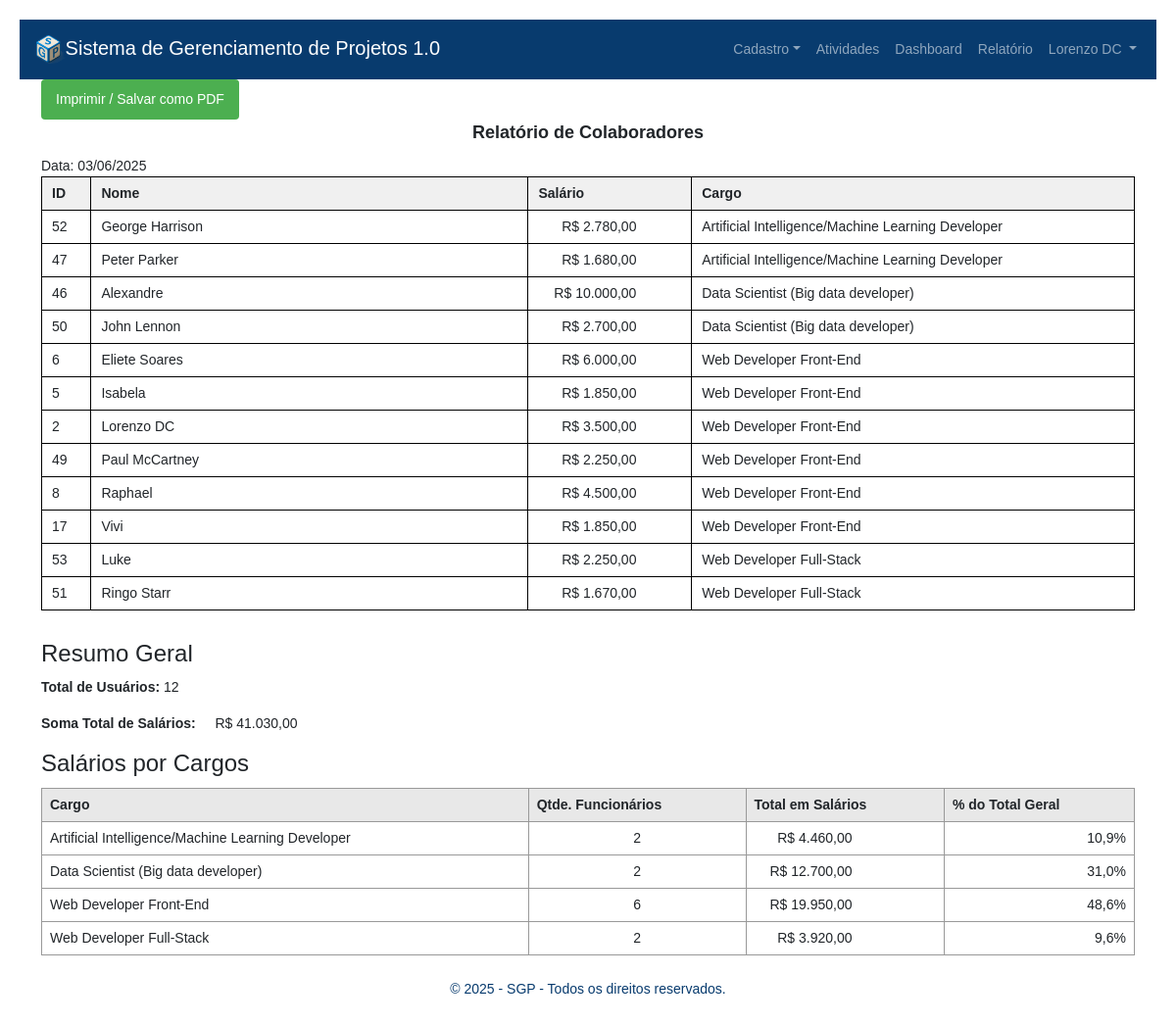
The app's page /relatorio.php (signed in) with its own data.
### tables this page shows
CREATE TABLE `usuarios` (
  `id` int NOT NULL AUTO_INCREMENT,
  `nome` varchar(150) DEFAULT NULL,
  `email` varchar(150) DEFAULT NULL,
  `senha` varchar(255) DEFAULT NULL,
  `cargo_id` int DEFAULT NULL,
  `reset_token` varchar(64) DEFAULT NULL,
  `reset_token_expiry` datetime DEFAULT NULL,
  `salario` decimal(10,2) DEFAULT NULL,
  PRIMARY KEY (`id`)
);

CREATE TABLE `cargo` (
  `id` int NOT NULL AUTO_INCREMENT,
  `nome` varchar(100) NOT NULL,
  `descricao` text,
  PRIMARY KEY (`id`)
);

### relatorio.php (the view, shortened to what this page needs)
<?php
    require_once("header.php");
function retornaUsuariosComCargo() {
    require("conexao.php");
    try {
        $sql = "SELECT u.id, u.nome, u.salario, c.nome AS nome_cargo, c.id AS cargo_id
                FROM usuarios u
                INNER JOIN cargo c ON u.cargo_id = c.id
                ORDER BY c.nome, u.nome";
        $stmt = $pdo->query($sql);
        return $stmt->fetchAll();
    } catch (Exception $e) {
        die("Erro ao consultar os usuários: " . $e->getMessage());
    }
}
$usuarios = retornaUsuariosComCargo();
$totalUsuarios = count($usuarios);
$totalSalario = 0;
$cargos = [];
foreach ($usuarios as $u) {
    $salario = $u['salario'];
    $cargo = $u['nome_cargo'];
    $totalSalario += $salario;
    if (!isset($cargos[$cargo])) {
        $cargos[$cargo] = [
            'quantidade' => 0,
            'salario_total' => 0
        ];
    }
    $cargos[$cargo]['quantidade']++;
    $cargos[$cargo]['salario_total'] += $salario;
}
?>
<!DOCTYPE html>
<html lang="pt-BR">
<head>
</head>
<body>
    <button class="print-button no-print" onclick="window.print()">Imprimir / Salvar como PDF</button>
    <div class="titulo">Relatório de Colaboradores</div>
    <div class="row">
        <div class="col">Data: <?= date('d/m/Y'); ?></div>
    </div>
    <table class="tabela">
        <thead>
            <tr>
                <th>ID</th>
                <th class="largura-nome">Nome</th>
                <th>Salário</th>
                <th>Cargo</th>
            </tr>
        </thead>
        <tbody>
            <?php foreach ($usuarios as $u): ?>
            <tr>
                <td><?= $u['id'] ?></td>
                <td><?= htmlspecialchars($u['nome']) ?></td>
                <td><span class="salario-direita">R$ <?= number_format($u['salario'], 2, ',', '.') ?></span></td>
                <td><?= htmlspecialchars($u['nome_cargo']) ?></td>
            </tr>
            <?php endforeach; ?>
        </tbody>
    </table>
    <div class="resumo">
        <h4>Resumo Geral</h4>
        <p><strong>Total de Usuários:</strong> <?= $totalUsuarios ?></p>
        <p><strong>Soma Total de Salários:</strong> <span class="salario-direita">R$ <?= number_format($totalSalario, 2, ',', '.') ?></span></p>
        <h4>Salários por Cargos</h4>
        <table>
            <thead>
                <tr>
                    <th>Cargo</th>
                    <th>Qtde. Funcionários</th>
                    <th>Total em Salários</th>
                    <th>% do Total Geral</th>
                </tr>
            </thead>
            <tbody>
                <?php foreach ($cargos as $cargo => $dados):
                    $percentual = ($dados['salario_total'] / $totalSalario) * 100;
                ?>
                <tr>
                    <td><?= htmlspecialchars($cargo) ?></td>
                    <td class="centro"><?= $dados['quantidade'] ?></td>
                    <td><span class="salario-direita">R$ <?= number_format($dados['salario_total'], 2, ',', '.') ?></span></td>
                    <td class="porcentagem-direita"><?= number_format($percentual, 1, ',', '.') ?>%</td>
                </tr>
                <?php endforeach; ?>
            </tbody>
        </table>
    </div>
<?php
    require_once("footer.php");
?>

### relatorio.php (style rules this page uses)
body { font-family: Arial, Helvetica, sans-serif; font-size: 14px; padding: 20px; }
.no-print { display: block; }
.print-button { background: #4CAF50; color: white; border: none; padding: 10px 15px; cursor: pointer; border-radius: 4px; }
.titulo { text-align: center; font-size: 18px; font-weight: bold; margin-bottom: 10px; }
.tabela { width: 100%; border-collapse: collapse; margin-bottom: 30px; }
.tabela th, .tabela td { border: 1px solid #000; padding: 6px 10px; text-align: left; box-sizing: border-box; }
.tabela th { background-color: #f0f0f0; }
.largura-nome { width: 40%; }
.salario-direita { text-align: right; white-space: nowrap; display: inline-block; min-width: 100px; box-sizing: border-box; }
.centro { text-align: center; }
.resumo { margin-top: 20px; }
.resumo h4 { margin-bottom: 10px; }
.resumo table { width: 100%; border-collapse: collapse; }
.resumo th, .resumo td { border: 1px solid #999; padding: 6px 8px; box-sizing: border-box; }
.resumo th { background-color: #e8e8e8; }
.porcentagem-direita { text-align: right; white-space: nowrap; min-width: 90px; }

### records on screen
usuarios: id "52", nome "George Harrison", salario "2.780,00", cargo.nome "Artificial Intelligence/Machine Learning Developer"
usuarios: id "47", nome "Peter Parker", salario "1.680,00", cargo.nome "Artificial Intelligence/Machine Learning Developer"
usuarios: id "46", nome "Alexandre", salario "10.000,00", cargo.nome "Data Scientist (Big data developer)"
usuarios: id "50", nome "John Lennon", salario "2.700,00", cargo.nome "Data Scientist (Big data developer)"
usuarios: id "6", nome "Eliete Soares", salario "6.000,00", cargo.nome "Web Developer Front-End"
usuarios: id "5", nome "Isabela", salario "1.850,00", cargo.nome "Web Developer Front-End"
usuarios: id "2", nome "Lorenzo DC", salario "3.500,00", cargo.nome "Web Developer Front-End"
usuarios: id "49", nome "Paul McCartney", salario "2.250,00", cargo.nome "Web Developer Front-End"
usuarios: id "8", nome "Raphael", salario "4.500,00", cargo.nome "Web Developer Front-End"
usuarios: id "17", nome "Vivi", salario "1.850,00", cargo.nome "Web Developer Front-End"
usuarios: id "53", nome "Luke", salario "2.250,00", cargo.nome "Web Developer Full-Stack"
usuarios: id "51", nome "Ringo Starr", salario "1.670,00", cargo.nome "Web Developer Full-Stack"
cargo: nome "Web Developer Full-Stack"

### other values on screen
$_SESSION['usuario'] "Lorenzo DC"
$totalUsuarios "12"
$totalSalario "41.030,00"
$cargo "Artificial Intelligence/Machine Learning Developer"
$dados['quantidade'] "2"
$dados['salario_total'] "4.460,00"
$percentual "10,9"
$cargo "Data Scientist (Big data developer)"
$dados['salario_total'] "12.700,00"
$percentual "31,0"
$cargo "Web Developer Front-End"
$dados['quantidade'] "6"
$dados['salario_total'] "19.950,00"
$percentual "48,6"
$dados['salario_total'] "3.920,00"
